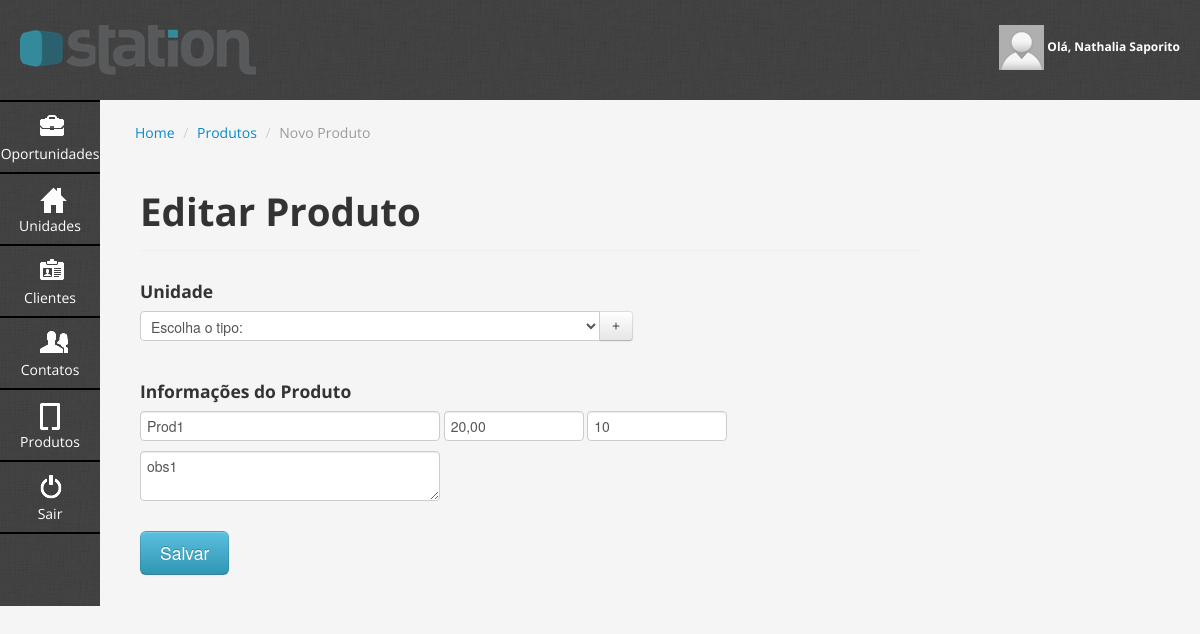
The page /modules/propostas/editarProposta.php (signed in) on the database its author committed.
### tables this page shows
CREATE TABLE IF NOT EXISTS `sta_produtos` (
  `produto_10_id` int(11) NOT NULL AUTO_INCREMENT,
  `produto_30_nome` text NOT NULL,
  `produto_15_valor` decimal(10,2) NOT NULL,
  `produto_20_quantidade` varchar(255) NOT NULL,
  `produto_60_observacoes` longtext NOT NULL,
  `tipo_produto_10_id` int(11) NOT NULL,
  PRIMARY KEY (`produto_10_id`)
);

### conf/config.php (called while the page is built, shortened)
<?php
if ($_SERVER['SERVER_ADDR'] == "127.0.0.1" || $_SERVER['SERVER_ADDR'] == "::1"){
    $urlGeral = "http://localhost/agenda";
}else {
    $urlGeral = "http://stationct.com.br/agenda";
}
$urlModules = $urlGeral."/modules";
$urlProdutos = $urlModules."/produtos";
?>

### modules/produtos/entity/Produto.php (called while the page is built, shortened)
<?php
class Produto {
    protected $nome;
    protected $valor;
    protected $quantidade;
    protected $observacoes;
    public function getNome() {
        return $this->nome;
    }
    public function setNome($nome) {
        $this->nome = $nome;
    }
    public function getValor() {
        return $this->valor;
    }
    public function setValor($valor) {
        $this->valor = $valor;
    }
    public function getQuantidade() {
        return $this->quantidade;
    }
    public function setQuantidade($quantidade) {
        $this->quantidade = $quantidade;
    }
    public function getObservacoes() {
        return $this->observacoes;
    }
    public function setObservacoes($observacoes) {
        $this->observacoes = $observacoes;
    }
}
?>

### modules/propostas/controller/PropostaController.php (called while the page is built, shortened)
<?php
class ProdutoController {
    public function listAction($id = false) {
        $whereQuery[] = (!$id) ? "1 = 1" : "produto_10_id = " . $id;
        $strQuery = "SELECT * FROM sta_produtos WHERE ".implode(" AND ", $whereQuery);
        $result = mysql_query($strQuery);
        $retArr = array();
        $i = 1;
        if (mysql_num_rows($result) > 0) {
            while ($row = mysql_fetch_assoc($result)) {
                $retArr[$i] = $row;
                $i++;
            }
        }
        return $retArr;
    }
	public function formataValor($valor, $action){
		if($action == 'gravar'){
			$valorFormatado = number_format($valor,2,'.',',');
			$valorFormatado = str_replace(',','',$valorFormatado);
		}else{
			$valorFormatado = number_format($valor,2,',','.');
			$valorFormatado = str_replace('.','',$valorFormatado);
		}
		return $valorFormatado;
	}
}
?>

### modules/propostas/editarProposta.php (the view, shortened to what this page needs)
<?php
include $_SERVER['DOCUMENT_ROOT'] . '/agenda/conf/config.php';
if ($_SESSION['LogadoSTATION'] != "1" && (isset($_GET['id']) && $_GET['id'] > 0)){
	header("Location: index.php");
}else{
    $produtoController = new ProdutoController();
    $produto = $produtoController->listAction($_GET['id'] , 1);
    $produtoClass = new Produto();
    $produtoClass->fetchEntity($produto[1]);
?>
<?php include($_SERVER['DOCUMENT_ROOT']."/agenda/inc/header.php");?>
<div class="content">
			<ul class="breadcrumb">
				<li><a href="/agenda/painel.php">Home</a> <span class="divider">/</span></li>
                <li><a href="/agenda/modules/produtos/listarProduto.php">Produtos</a> <span class="divider">/</span></li>
                <li class="active">Novo Produto</li>
			</ul>
			<div class="span10">
				<div class="page-header">
					<h1>Editar Produto</h1>
				</div>
				<form name="gravarProduto" method="post" action="<?php echo $urlProdutos;?>/action/crudProduto.php?op=editar">
					<h4>Unidade</h4>
					<div class="row">
						<div class="span10">
							<div class="input-append">
                            	<select class="span6" id="tipo" name="tipo">
                                	<option value="">Escolha o tipo:</option>
                                </select>
                                <a href="#modalNovoTipo" role="button" class="btn" data-toggle="modal">+</a>
                            </div>
						</div>
					</div>
					<br>
                    <h4>Informações do Produto</h4>
                    <div class="row">
                        <div class="span10">
                            <input type="text" class="span4" id="nome" name="nome" placeholder="Nome do Produto" value="<?php echo $produtoClass->getNome();?>">
                            <input type="text" class="span2" id="valor" name="valor" placeholder="Valor do Produto" value="<?php echo $produtoController->formataValor($produtoClass->getValor(),'editar');?>">
                            <input type="text" class="span2" id="quantidade" name="quantidade" placeholder="Valor do Produto" value="<?php echo $produtoClass->getQuantidade();?>">
                            <textarea class="span4" id="observacoes" name="observacoes" placeholder="Observações"><?php echo $produtoClass->getObservacoes();?></textarea>
                        </div>
                    </div>
                 	<br>
					<input type="button" onclick="validaProduto('edicao')" class="btn btn-info btn-large" value="Salvar" />
				</form>
			</div>
		</div>
<?php include($_SERVER['DOCUMENT_ROOT']."/agenda/inc/footer.php");?>
<?php
	}
?>

### css/style.css (style rules this page uses)
.content { float:left; width:820px; padding:15px 20px; overflow:visible; }

### rows shown on the page
sta_produtos: nome "Prod1", valor "20,00", quantidade "10", observacoes "obs1"

### other values the page prints
$_SESSION['NomeSTATION'] "Nathalia Saporito"
